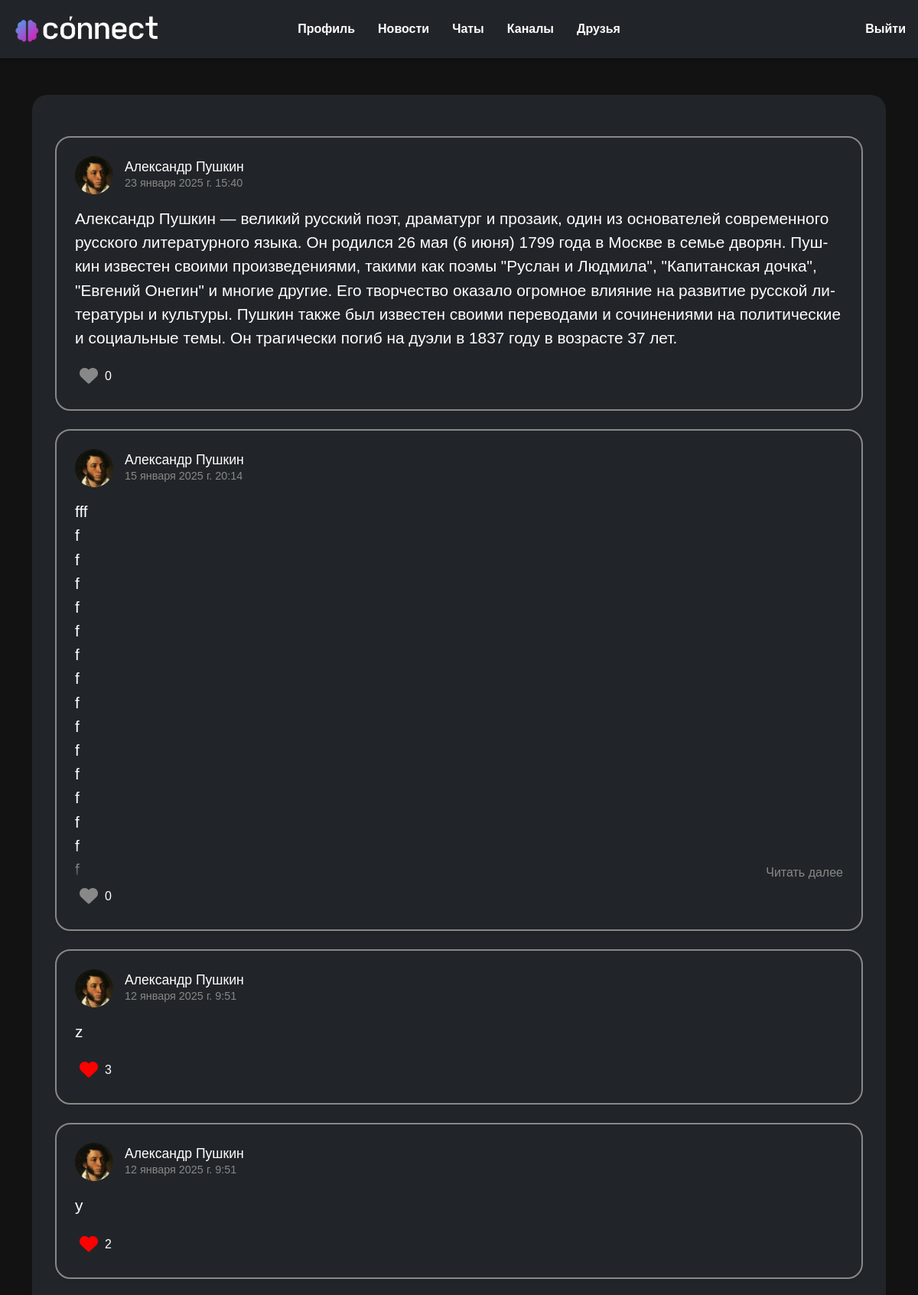
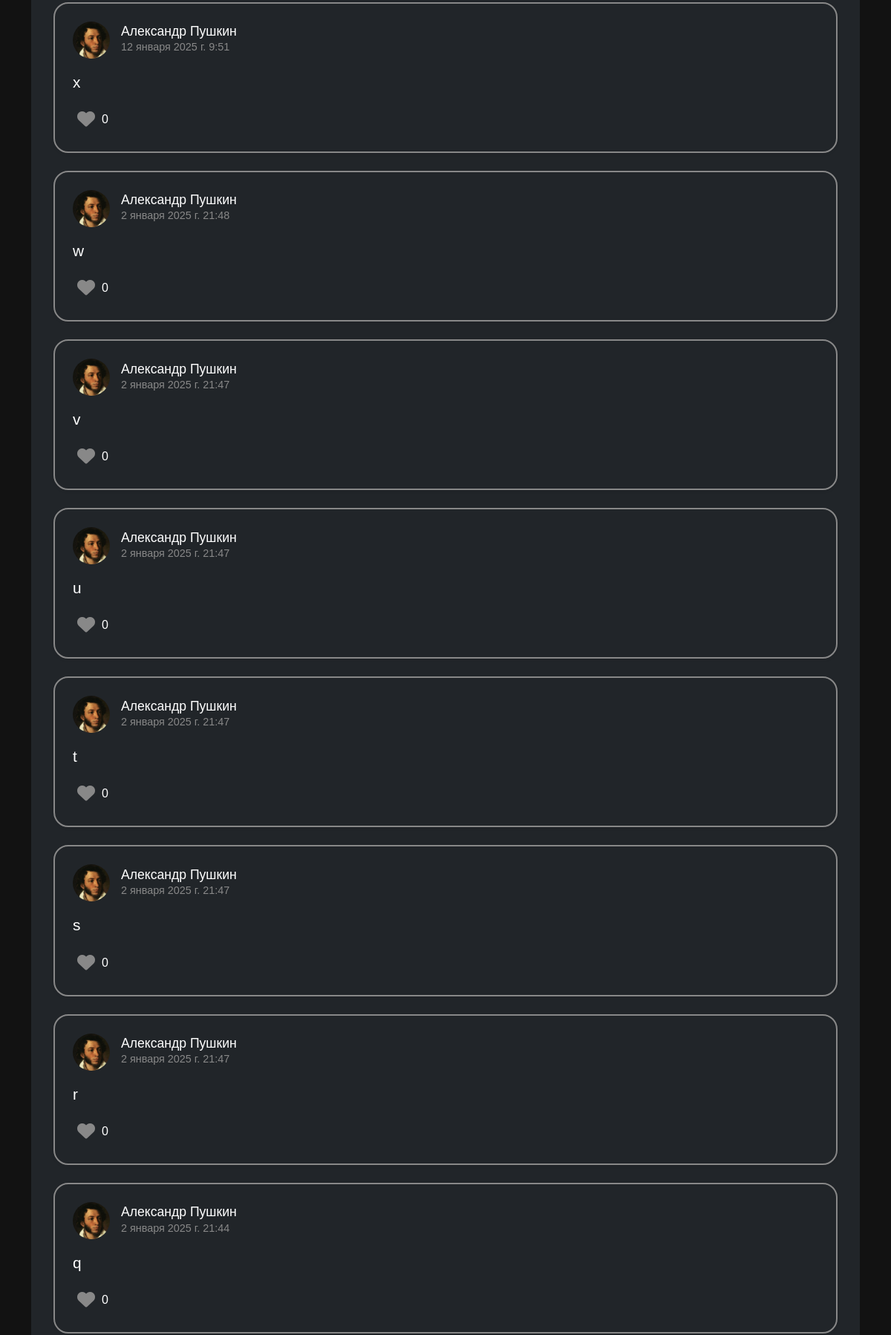
Screenshot of /feed/ (signed in, upper part) with the database file from the repository (2 pictures, top to bottom).
### person/models.py (models this page shows, shortened)
class Post(models.Model):
    text = models.TextField('Текст', max_length=5000)
    date = models.DateTimeField('Дата публикации')
    user = models.ForeignKey(User, on_delete=models.CASCADE)
    image = models.ImageField(upload_to='post_images/', blank=True, null=True)
    likes = models.ManyToManyField(User, related_name='liked_posts', blank=True)
    def total_likes(self):
        return self.likes.count()
    class Meta:
        verbose_name = 'Пост'
        verbose_name_plural = 'Посты'

### users/models.py (models this page shows, shortened)
class User(AbstractUser):
    first_name = models.CharField("Имя", max_length=20)
    last_name = models.CharField("Фамилия", max_length=20)
    username = models.CharField("Имя пользователя", unique=True, max_length=20)
    email = models.EmailField("Почта", unique=True)
    password = models.CharField("Пароль", max_length=20)
    image = models.ImageField("Аватар", upload_to='users_images', blank=True, null=True)
    about = models.TextField("О себе", max_length=250, blank=True, null=True)
    ai_help_requests_left = models.PositiveIntegerField(default=5)
    last_ai_help_reset = models.DateTimeField(auto_now_add=True)
    has_subscription = models.BooleanField(default=False)
    def get_avatar_url(self):
        if self.image and hasattr(self.image, 'url'):
            return self.image.url
        else:
            return os.path.join(settings.STATIC_URL, 'person/img/default.jpg')
    class Meta:
        verbose_name = 'Пользователь'
        verbose_name_plural = 'Пользователи'

### feed/views.py (the view)
# urls.py: path('feed/', include('feed.urls')),
@login_required
def feed(request):
    subscriptions = Subscription.objects.filter(user=request.user).values_list('subscribed_to', flat=True)
    posts = Post.objects.filter(user__in=subscriptions).order_by('-date')
    return render(request, 'feed/feed.html', {'posts': posts})

### feed/templates/feed/feed.html (shortened to what this page needs)
{% extends 'main/layout.html' %}
{% load static %}
{% block link %}
  <link rel="stylesheet" href="{% static 'person/css/person.css' %}">
  <link rel="stylesheet" href="{% static 'person/css/like_users_list.css' %}">
{% endblock %}
{% block content %}
<section class="container container-profile mt-4">
    {% if posts %}
        {% for post in posts %}
            <div class="post-item">
                <div class="post-header-feed">
                    <img src="{{ post.user.get_avatar_url }}" alt="{{ post.user.username }}" class="post-avatar">
                    <div class="post-info">
                        <h3><a href="{% url 'user_profile' post.user.username %}">{{ post.user.first_name }} {{ post.user.last_name }}</a></h3>
                        <p class="post-date">{{ post.date }}</p>
                    </div>
                </div>
                <div class="post-content">
                    <p class="post-text" id="post-text-{{ post_id }}">{{ post.text }}</p>
                    <div class="fade-out"></div>
                    <a class="read-more-btn" id="read-more-btn-{{ post_id }}" style="display: none;">Читать далее</a>
                </div>
                <div class="post-footer">
                    <button class="like-btn {% if request.user in post.likes.all %}liked{% endif %}" data-post-id="{{ post.id }}" title="Нравится">
                        <i class="fas fa-heart"></i>
                    </button>
                    <span class="likes-count">{{ post.total_likes }}</span>
                </div>
            </div>
        {% endfor %}
    {% else %}
        <p class="commentary">В вашей ленте пока нет постов. Подпишитесь на других пользователей, чтобы видеть их записи.</p>
    {% endif %}
</section>
{% endblock %}

### main/static/main/css/main.css (style rules this page uses)
body { font-family: sans-serif; margin: 0; padding: 0; background-color: #121212; color: #fff; }
a { text-decoration: none; }

### person/static/person/css/person.css (style rules this page uses)
.container-profile { background-color: #212529; padding: 30px; border-radius: 20px; }
.post-item { background-color: #212529; padding: 1.5rem; margin-top: 1.5rem; border-radius: 20px; border: 2px solid #888; box-shadow: 0 2px 4px rgba(0,0,0,0.05); overflow-wrap: break-word; hyphens: auto; }
.post-date { font-size: 0.9rem; color: #888; margin-bottom: 0; }
.post-text { font-size: 1.3rem; white-space: pre-wrap; }
.read-more-btn { font-size: 1rem; color: #888; position: absolute; bottom: 0; right: 0; box-shadow: -2px -2px 2px 2px rgba(33, 37, 41, 0.8); background-color: #212529; cursor: pointer; }
.fade-out { position: absolute; bottom: 0; left: 0; width: 100%; height: 50px; background: linear-gradient(transparent, #212529); pointer-events: none; }
.post-header-feed { display: flex; align-items: center; margin-bottom: 1rem; }
.post-avatar { width: 50px; height: 50px; border-radius: 50%; margin-right: 15px; }
.post-info h3 { margin: 0; font-size: 1.1rem; }
.post-info a { color: #fff; }
.post-content { position: relative; max-height: 500px; overflow: hidden; }
.post-footer { display: flex; align-items: center; }
.like-btn { background: none; border: none; font-size: 1.5rem; color: #888; transition: opacity 0.3s ease; }
.like-btn.liked { color: red; }
.likes-count { margin-left: 3px; font-size: 1rem; }

### rows the page displays
Post: user.get_avatar_url (picture), user.first_name "Александр", user.last_name "Пушкин", date "23 января 2025 г. 15:40", text "Александр Пушкин — великий русский поэт, драматург и прозаик, один из основателей современного русского литературного языка. Он родился 26 мая (6 июня) 1799 года в Москве в семье дворян. Пушкин известен своими произведениями, такими как поэмы \"Руслан и Людмила\", \"Капитанская дочка\", \"Евгений Онегин\" и многие другие. Его творчество оказало огромное влияние на развитие русской литературы и культуры. Пушкин также был известен своими переводами и сочинениями на политические и социальные темы. Он трагически погиб на дуэли в 1837 году в возрасте 37 лет.…", total_likes "0"
Post: user.get_avatar_url (picture), user.first_name "Александр", user.last_name "Пушкин", date "15 января 2025 г. 20:14", text "fff f f f f f f f f f f f f f f f…", total_likes "0"
Post: user.get_avatar_url (picture), user.first_name "Александр", user.last_name "Пушкин", date "12 января 2025 г. 9:51", text "z", total_likes "3"
Post: user.get_avatar_url (picture), user.first_name "Александр", user.last_name "Пушкин", date "12 января 2025 г. 9:51", text "y", total_likes "2"
Post: user.get_avatar_url (picture), user.first_name "Александр", user.last_name "Пушкин", date "12 января 2025 г. 9:51", text "x", total_likes "0"
Post: user.get_avatar_url (picture), user.first_name "Александр", user.last_name "Пушкин", date "2 января 2025 г. 21:48", text "w", total_likes "0"
Post: user.get_avatar_url (picture), user.first_name "Александр", user.last_name "Пушкин", date "2 января 2025 г. 21:47", text "v", total_likes "0"
Post: user.get_avatar_url (picture), user.first_name "Александр", user.last_name "Пушкин", date "2 января 2025 г. 21:47", text "u", total_likes "0"
Post: user.get_avatar_url (picture), user.first_name "Александр", user.last_name "Пушкин", date "2 января 2025 г. 21:47", text "t", total_likes "0"
Post: user.get_avatar_url (picture), user.first_name "Александр", user.last_name "Пушкин", date "2 января 2025 г. 21:47", text "s", total_likes "0"
Post: user.get_avatar_url (picture), user.first_name "Александр", user.last_name "Пушкин", date "2 января 2025 г. 21:47", text "r", total_likes "0"
Post: user.get_avatar_url (picture), user.first_name "Александр", user.last_name "Пушкин", date "2 января 2025 г. 21:44", text "q", total_likes "0"
